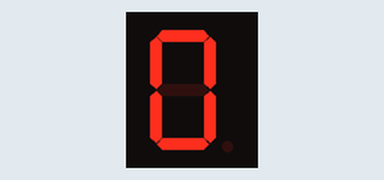
Bench run of a sketch on a simulated Arduino Uno, built with avr-gcc and run on an emulated ATmega328P. On the bench: 1-digit seven-segment display. Wiring (inferred from the names in the program): 1-digit 7-segment display, segments lit when LOW: segments pin 2, pin 3, pin 4, pin 5, pin 6, pin 7, pin 8. The segment pins are drawn as the display they are named for.

Above: at 0.1 s.
At 4.1 s:
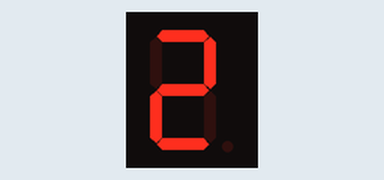
At 8.1 s:
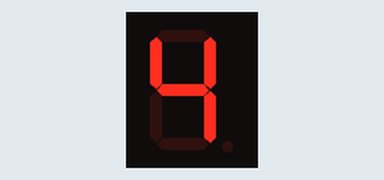
At 16.1 s:
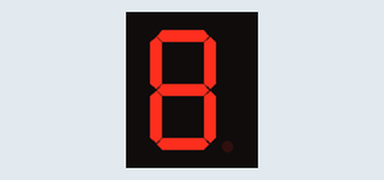
At 26.1 s:
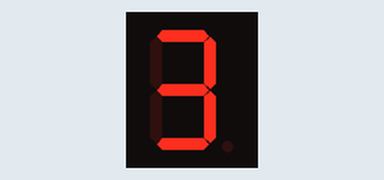
At 34.1 s:
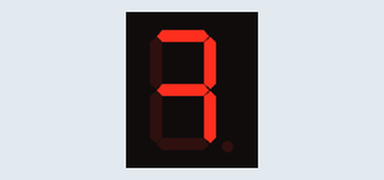

The sketch:

display_7_segmentos_indi.ino
```cpp
const int A = 2;
const int B = 3;
const int C = 4;
const int D = 5;
const int E = 6;
const int F = 7;
const int G = 8;

void setup() {
  pinMode(A, OUTPUT);
  pinMode(B, OUTPUT);
  pinMode(C, OUTPUT);
  pinMode(D, OUTPUT);
  pinMode(E, OUTPUT);
  pinMode(F, OUTPUT);
  pinMode(G, OUTPUT);
}

void loop() {

  /*Número 0*/
  digitalWrite(A, 0);
  digitalWrite(B, 0);
  digitalWrite(C, 0);
  digitalWrite(D, 0);
  digitalWrite(E, 0);
  digitalWrite(F, 0);
  digitalWrite(G, 1);
  /*Fin 0*/

  delay(2000);

  /*Número 1*/
  digitalWrite(A, 1);
  digitalWrite(B, 0);
  digitalWrite(C, 0);
  digitalWrite(D, 1);
  digitalWrite(E, 1);
  digitalWrite(F, 1);
  digitalWrite(G, 1);
  /*Fin1*/

  delay(2000);

  /*Número 2*/
  digitalWrite(A, 0);
  digitalWrite(B, 0);
  digitalWrite(C, 1);
  digitalWrite(D, 0);
  digitalWrite(E, 0);
  digitalWrite(F, 1);
  digitalWrite(G, 0);
  /*Fin2*/

  delay(2000);

  /*Número 3*/
  digitalWrite(A, 0);
  digitalWrite(B, 0);
  digitalWrite(C, 0);
  digitalWrite(D, 0);
  digitalWrite(E, 1);
  digitalWrite(F, 1);
  digitalWrite(G, 0);
  /*Fin3*/

  delay(2000);

  /*Número 4*/
  digitalWrite(A, 1);
  digitalWrite(B, 0);
  digitalWrite(C, 0);
  digitalWrite(D, 1);
  digitalWrite(E, 1);
  digitalWrite(F, 0);
  digitalWrite(G, 0);
  /*Fin4*/

  delay(2000);

  /*Número 5*/
  digitalWrite(A, 0);
  digitalWrite(B, 1);
  digitalWrite(C, 0);
  digitalWrite(D, 0);
  digitalWrite(E, 1);
  digitalWrite(F, 0);
  digitalWrite(G, 0);
  /*Fin5*/

  delay(2000);

  /*Número 6*/
  digitalWrite(A, 0);
  digitalWrite(B, 1);
  digitalWrite(C, 0);
  digitalWrite(D, 0);
  digitalWrite(E, 0);
  digitalWrite(F, 0);
  digitalWrite(G, 0);
  /*Fin6*/

  delay(2000);

  /*Número 7*/
  digitalWrite(A, 0);
  digitalWrite(B, 0);
  digitalWrite(C, 0);
  digitalWrite(D, 1);
  digitalWrite(E, 1);
  digitalWrite(F, 1);
  digitalWrite(G, 0);
  /*Fin7*/

  delay(2000);

  /*Número 8*/
  digitalWrite(A, 0);
  digitalWrite(B, 0);
  digitalWrite(C, 0);
  digitalWrite(D, 0);
  digitalWrite(E, 0);
  digitalWrite(F, 0);
  digitalWrite(G, 0);
  /*Fin8*/

  delay(2000);

  /*Número 9*/
  digitalWrite(A, 0);
  digitalWrite(B, 0);
  digitalWrite(C, 0);
  digitalWrite(D, 1);
  digitalWrite(E, 1);
  digitalWrite(F, 0);
  digitalWrite(G, 0);
  /*Fin9*/

  delay(2000);

}
```

Measured:
- what the display in image 1 shows lasts 2.0 s, from 4.0 s to 6.0 s
